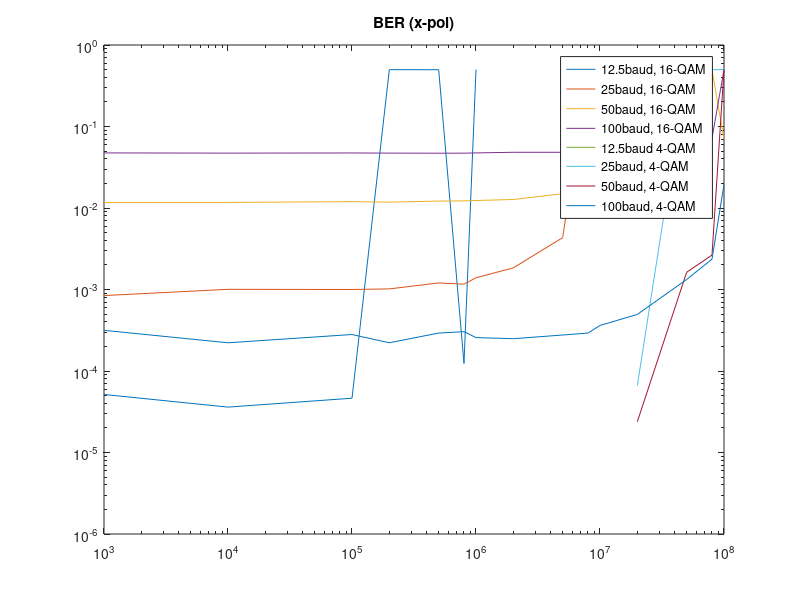
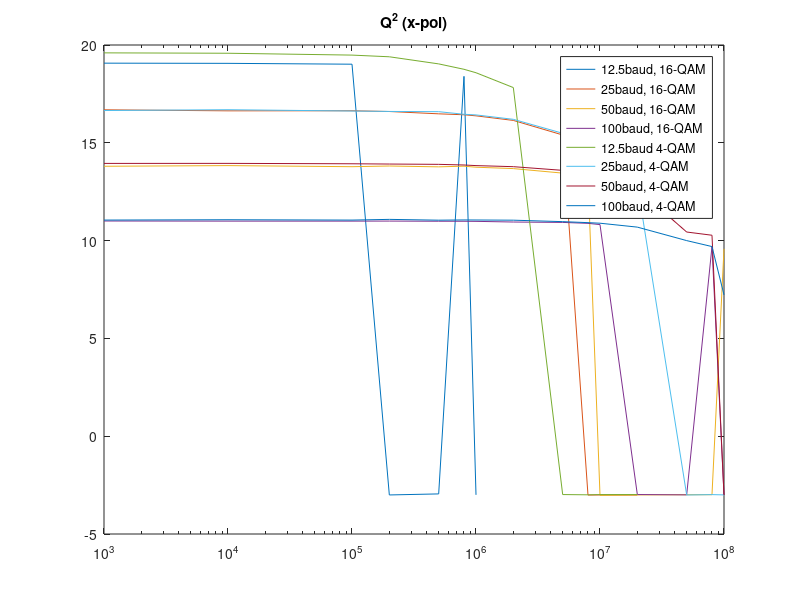

These charts were generated, in order, by the following MATLAB code:
close all; clear all; clc;

Laser = [1e3, 1e4, 1e5, 1e6, 1e7];
Laser2 = [1e3, 1e4, 1e5, 2e5, 5e5, 8e5, 1e6, 2e6, 5e6, 8e6, 1e7, 2e7, 5e7, 8e7, 1e8];
Laser3 = [1e3, 1e4, 1e5, 2e5, 5e5, 8e5, 1e6];
Laser4 = [1e3, 1e4, 1e5, 2e5, 5e5, 8e5, 1e6, 2e6, 5e6, 8e6, 1e7, 2e7];
% without added phase noise (COT) recovery

BERX125 = [5.1515e-05, 3.606e-05, 4.6363e-05, 0.49808, 0.49742, 0.00012363, 0.49866];
Q2X125 = [19.0719, 19.0623, 19.0187, -3.0034, -2.9501, 18.397, -2.9977];
BERX25 = [0.00084227, 0.0010052, 0.0010002, 0.0010177, 0.0012032, 0.0011631, 0.0013938, 0.0018425, 0.0043267, 0.49944, 0.49992, 0.49947];
Q2X25 = [16.6877, 16.6342, 16.6383, 16.6, 16.4814, 16.433, 16.3784, 16.1441, 15.401, -3.0094, -3.0033, -3.0072];
BERX50 = [0.011696, 0.011696, 0.01197, 0.011799, 0.012161, 0.012224, 0.01236, 0.012722, 0.014988, 0.017008, 0.49918, 0.49939, 0.49884, 0.4984, 0.069696];
Q2X50 = [13.8002, 13.8344, 13.7788, 13.8138, 13.7712, 13.8054, 13.7521, 13.6816, 13.4502, 13.2677, -3.0215, -3.0017, -2.9914, -2.9901, 9.5792];
BERX100 = [0.047437, 0.047141, 0.047355, 0.047168, 0.047026, 0.047079, 0.047421, 0.048262, 0.048261, 0.049072, 0.05041, 0.49957, 0.50008, 0.071409, 0.49931];
Q2X100 = [11.0022, 10.9964, 10.996, 10.9985, 10.9903, 10.9892, 10.9841, 10.9502, 10.9302, 10.8827, 10.8181, -2.9824, -2.9996, 9.6954, -3.005];

BERX1254 = [0, 0, 0, 0, 0, 0, 0, 0, 0.49791, 0.4978, 0.4965, 0.49822];
Q2X1254 = [19.5983, 19.5787, 19.4839, 19.3979, 19.0344, 18.7584, 18.5821, 17.8238, -2.9834, -2.9966, -2.9864, -2.9837];
BERX254 = [0, 0, 0, 0, 0, 0, 0, 0, 0, 0, 0, 6.645e-05, 0.49881, 0.4971, 0.5];
Q2X254 = [16.65, 16.6918, 16.6248, 16.6034, 16.5915, 16.4586, 16.4259, 16.2002, 15.4872, 14.9105, 14.4889, 12.8916, -3.0054, -2.9865, -3];
BERX504 = [0, 0, 0, 0, 0, 7.9534e-06, 0, 0, 0, 7.9534e-06, 0, 2.386e-05, 0.0016305, 0.0026405, 0.49852];
Q2X504 = [13.9465, 13.9482, 13.9282, 13.9143, 13.8986, 13.8658, 13.8347, 13.7796, 13.5918, 13.3815, 13.2585, 12.6424, 10.4387, 10.2742, -3.0054];
BERX1004 = [0.00031542, 0.00022196, 0.00028037, 0.00022196, 0.00029205, 0.00030373, 0.00025701, 0.00024922, 0.00027648, 0.00029205, 0.00036214, 0.00049454, 0.0013279, 0.0023559, 0.019443];
Q2X1004 = [11.05, 11.0667, 11.0492, 11.0854, 11.0444, 11.0566, 11.0537, 11.044, 10.9699, 10.9182, 10.8892, 10.6894, 10.0002, 9.6956, 7.2262];

loglog(Laser3, BERX125, Laser4, BERX25, Laser2, BERX50, Laser2, BERX100, Laser4, BERX1254, Laser2, BERX254, Laser2, BERX504, Laser2, BERX1004)
title('BER (x-pol)')
legend('12.5baud, 16-QAM', '25baud, 16-QAM', '50baud, 16-QAM', '100baud, 16-QAM', '12.5baud 4-QAM', '25baud, 4-QAM','50baud, 4-QAM','100baud, 4-QAM')
legend('Location', 'best')

figure
semilogx(Laser3, Q2X125, Laser4, Q2X25, Laser2, Q2X50, Laser2, Q2X100, Laser4, Q2X1254, Laser2, Q2X254, Laser2, Q2X504, Laser2, Q2X1004)
title('Q^2 (x-pol)')
legend('12.5baud, 16-QAM', '25baud, 16-QAM', '50baud, 16-QAM', '100baud, 16-QAM', '12.5baud 4-QAM', '25baud, 4-QAM', '50baud, 4-QAM','100baud, 4-QAM')